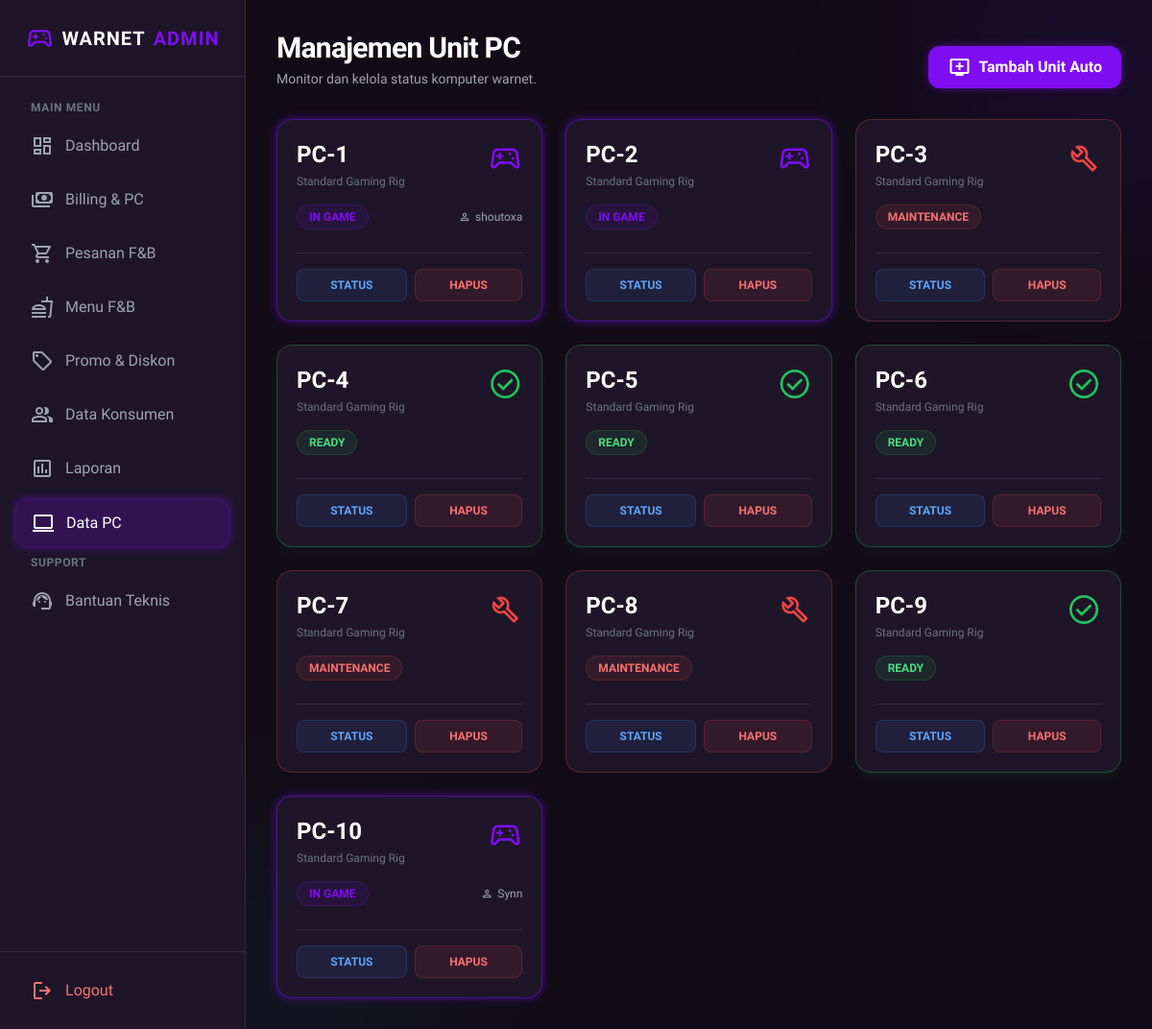
Page /pages/admin/pc.php (signed in) on the committed database.
### tables this page shows
CREATE TABLE `pc` (
  `id_pc` int(11) NOT NULL,
  `status_pc` enum('tersedia','digunakan','rusak') DEFAULT NULL,
  `id_konsumen` int(11) DEFAULT NULL,
  `id_admin` int(11) DEFAULT NULL
);

CREATE TABLE `konsumen` (
  `id_konsumen` int(11) NOT NULL,
  `username` varchar(50) DEFAULT NULL,
  `password` varchar(255) DEFAULT NULL,
  `email` varchar(100) DEFAULT NULL,
  `saldo` decimal(12,2) DEFAULT NULL
);

### pages/admin/pc.php (the view, shortened to what this page needs)
<?php
require_once '../../includes/config.php';
$pc_list = $conn->query("
    SELECT p.*, k.username
    FROM pc p
    LEFT JOIN konsumen k ON p.id_konsumen = k.id_konsumen
    ORDER BY p.id_pc ASC
");
?>
<!DOCTYPE html>
<html lang="id" class="dark">
<head>
    <script src="https://cdn.tailwindcss.com"></script>
</head>
<body class="bg-dark-bg text-gray-200 font-sans antialiased h-screen flex overflow-hidden">
    <?php include '../../includes/sidebar_admin.php'; ?>
    <main class="flex-1 flex flex-col h-screen overflow-hidden relative md:ml-64">
        <div class="absolute top-0 left-0 w-full h-full overflow-hidden pointer-events-none z-0">
            <div class="absolute top-[-10%] right-[-10%] w-[30%] h-[30%] bg-primary/10 rounded-full blur-[100px]"></div>
        </div>
        <div class="flex-1 overflow-y-auto p-6 md:p-8 z-10 scroll-smooth">
            <div class="flex justify-between items-end mb-8">
                <div>
                    <h2 class="text-3xl font-bold text-white tracking-tight">Manajemen Unit PC</h2>
                    <p class="text-gray-400 mt-1 text-sm">Monitor dan kelola status komputer warnet.</p>
                </div>
                <form method="POST" id="addPCForm">
                    <button type="button" onclick="confirmAdd()" class="bg-primary hover:bg-primary/80 text-white px-5 py-2.5 rounded-xl shadow-neon transition-all flex items-center gap-2 font-semibold">
                        <span class="material-symbols-outlined">add_to_queue</span>
                        Tambah Unit Auto
                    </button>
                </form>
            </div>
            <div class="grid grid-cols-1 sm:grid-cols-2 lg:grid-cols-3 xl:grid-cols-4 gap-6">
                <?php if ($pc_list->num_rows > 0): ?>
                    <?php while ($pc = $pc_list->fetch_assoc()): ?>
                        <?php
                        $status = $pc['status_pc'];
                        $bg_color = 'bg-dark-surface border-dark-border';
                        $icon_color = 'text-gray-600';
                        $status_badge = 'bg-gray-700 text-gray-300';
                        $icon = 'desktop_windows';
                        $label_status = $status;
                        if ($status == 'tersedia') {
                            $bg_color = 'bg-dark-surface border-green-500/30 shadow-lg shadow-green-500/5';
                            $icon_color = 'text-green-500';
                            $status_badge = 'bg-green-500/10 text-green-400 border border-green-500/20';
                            $icon = 'check_circle';
                            $label_status = 'Ready';
                        } elseif ($status == 'digunakan') {
                            $bg_color = 'bg-dark-surface border-primary/50 shadow-neon';
                            $icon_color = 'text-primary animate-pulse';
                            $status_badge = 'bg-primary/10 text-primary border border-primary/20';
                            $icon = 'sports_esports';
                            $label_status = 'In Game';
                        } elseif ($status == 'rusak') {
                            $bg_color = 'bg-dark-surface border-red-500/30';
                            $icon_color = 'text-red-500';
                            $status_badge = 'bg-red-500/10 text-red-400 border border-red-500/20';
                            $icon = 'build';
                            $label_status = 'Maintenance';
                        }
                        ?>
                        <div class="border rounded-2xl p-5 relative transition-all group <?= $bg_color; ?>">
                            <div class="flex justify-between items-start mb-4">
                                <div>
                                    <h3 class="text-2xl font-bold text-white">PC-<?= $pc['id_pc']; ?></h3>
                                    <p class="text-xs text-gray-500 mt-1">Standard Gaming Rig</p>
                                </div>
                                <span class="material-symbols-outlined text-4xl <?= $icon_color; ?>"><?= $icon; ?></span>
                            </div>
                            <div class="mb-6 flex justify-between items-center">
                                <span class="px-3 py-1 rounded-full text-xs font-bold uppercase <?= $status_badge; ?>">
                                    <?= $label_status; ?>
                                </span>
                                <?php if ($status == 'digunakan' && $pc['username']): ?>
                                    <span class="text-xs text-gray-400 flex items-center gap-1">
                                        <span class="material-symbols-outlined text-[14px]">person</span>
                                        <?= $pc['username']; ?>
                                    </span>
                                <?php endif; ?>
                            </div>
                            <div class="flex gap-2 border-t border-dark-border pt-4">
                                <button onclick='openModal("edit", <?= json_encode($pc); ?>)'
                                    class="flex-1 py-2 rounded-lg bg-blue-500/10 text-blue-400 hover:bg-blue-500 hover:text-white transition-all text-xs font-bold border border-blue-500/20">
                                    STATUS
                                </button>
                                <form method="POST" class="flex-1" id="delete-form-<?= $pc['id_pc']; ?>">
                                    <button type="button" onclick="confirmDelete(<?= $pc['id_pc']; ?>)" class="w-full py-2 rounded-lg bg-red-500/10 text-red-400 hover:bg-red-500 hover:text-white transition-all text-xs font-bold border border-red-500/20">
                                        HAPUS
                                    </button>
                                </form>
                            </div>
                        </div>
                    <?php endwhile; ?>
                <?php endif; ?>
            </div>
        </div>
    </main>
</body>
</html>

### includes/sidebar_admin.php (style rules this page uses)
main { animation: pageEnter 0.5s cubic-bezier(0.2, 0.8, 0.2, 1) forwards; }

### rows in the picture
pc: id_pc "1", status_pc "IN GAME", id_konsumen.username "shoutoxa"
pc: id_pc "2", status_pc "IN GAME"
pc: id_pc "3", status_pc "MAINTENANCE"
pc: id_pc "4", status_pc "READY"
pc: id_pc "5", status_pc "READY"
pc: id_pc "6", status_pc "READY"
pc: id_pc "7", status_pc "MAINTENANCE"
pc: id_pc "8", status_pc "MAINTENANCE"
pc: id_pc "9", status_pc "READY"
pc: id_pc "10", status_pc "IN GAME", id_konsumen.username "Synn"
